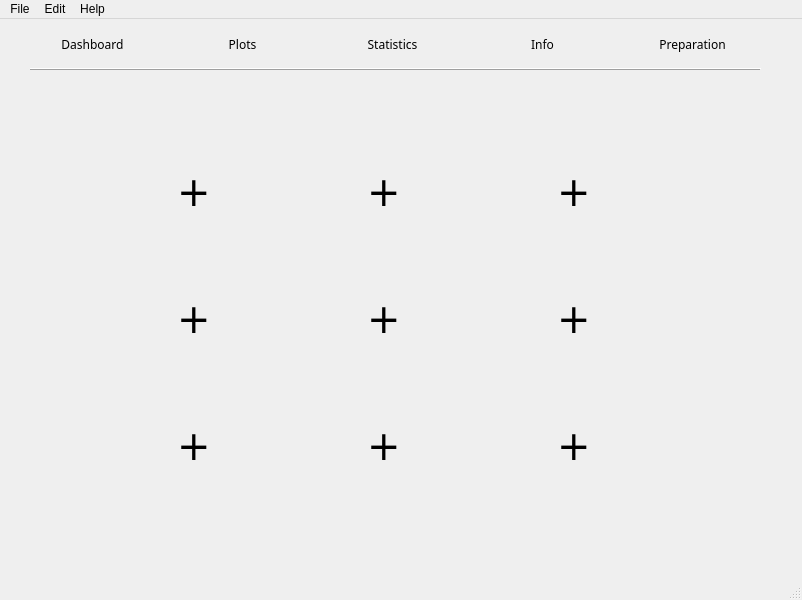
<?xml version="1.0" encoding="UTF-8"?>
<ui version="4.0">
 <class>MainWindow</class>
 <widget class="QMainWindow" name="MainWindow">
  <property name="geometry">
   <rect>
    <x>0</x>
    <y>0</y>
    <width>802</width>
    <height>600</height>
   </rect>
  </property>
  <property name="windowTitle">
   <string>Graphery</string>
  </property>
  <widget class="QWidget" name="centralwidget">
   <widget class="QPushButton" name="pushButton">
    <property name="geometry">
     <rect>
      <x>30</x>
      <y>10</y>
      <width>125</width>
      <height>30</height>
     </rect>
    </property>
    <property name="font">
     <font>
      <family>Yu Gothic</family>
      <weight>50</weight>
      <bold>false</bold>
     </font>
    </property>
    <property name="mouseTracking">
     <bool>false</bool>
    </property>
    <property name="layoutDirection">
     <enum>Qt::LeftToRight</enum>
    </property>
    <property name="autoFillBackground">
     <bool>false</bool>
    </property>
    <property name="text">
     <string>Dashboard</string>
    </property>
    <property name="iconSize">
     <size>
      <width>16</width>
      <height>16</height>
     </size>
    </property>
    <property name="checkable">
     <bool>false</bool>
    </property>
    <property name="flat">
     <bool>true</bool>
    </property>
    <attribute name="buttonGroup">
     <string notr="true">buttonGroup</string>
    </attribute>
   </widget>
   <widget class="QPushButton" name="pushButton_2">
    <property name="geometry">
     <rect>
      <x>180</x>
      <y>10</y>
      <width>125</width>
      <height>30</height>
     </rect>
    </property>
    <property name="font">
     <font>
      <family>Yu Gothic</family>
      <weight>50</weight>
      <bold>false</bold>
     </font>
    </property>
    <property name="layoutDirection">
     <enum>Qt::LeftToRight</enum>
    </property>
    <property name="text">
     <string>Plots</string>
    </property>
    <property name="checkable">
     <bool>false</bool>
    </property>
    <property name="flat">
     <bool>true</bool>
    </property>
    <attribute name="buttonGroup">
     <string notr="true">buttonGroup</string>
    </attribute>
   </widget>
   <widget class="QPushButton" name="pushButton_3">
    <property name="geometry">
     <rect>
      <x>330</x>
      <y>10</y>
      <width>125</width>
      <height>30</height>
     </rect>
    </property>
    <property name="font">
     <font>
      <family>Yu Gothic</family>
      <weight>50</weight>
      <bold>false</bold>
     </font>
    </property>
    <property name="layoutDirection">
     <enum>Qt::LeftToRight</enum>
    </property>
    <property name="text">
     <string>Statistics</string>
    </property>
    <property name="checkable">
     <bool>false</bool>
    </property>
    <property name="flat">
     <bool>true</bool>
    </property>
    <attribute name="buttonGroup">
     <string notr="true">buttonGroup</string>
    </attribute>
   </widget>
   <widget class="QPushButton" name="pushButton_4">
    <property name="geometry">
     <rect>
      <x>480</x>
      <y>10</y>
      <width>125</width>
      <height>30</height>
     </rect>
    </property>
    <property name="font">
     <font>
      <family>Yu Gothic</family>
      <weight>50</weight>
      <bold>false</bold>
     </font>
    </property>
    <property name="layoutDirection">
     <enum>Qt::LeftToRight</enum>
    </property>
    <property name="text">
     <string>Info</string>
    </property>
    <property name="checkable">
     <bool>false</bool>
    </property>
    <property name="flat">
     <bool>true</bool>
    </property>
    <attribute name="buttonGroup">
     <string notr="true">buttonGroup</string>
    </attribute>
   </widget>
   <widget class="QPushButton" name="pushButton_5">
    <property name="geometry">
     <rect>
      <x>630</x>
      <y>10</y>
      <width>125</width>
      <height>30</height>
     </rect>
    </property>
    <property name="font">
     <font>
      <family>Yu Gothic</family>
      <weight>50</weight>
      <bold>false</bold>
     </font>
    </property>
    <property name="layoutDirection">
     <enum>Qt::LeftToRight</enum>
    </property>
    <property name="text">
     <string>Preparation</string>
    </property>
    <property name="checkable">
     <bool>false</bool>
    </property>
    <property name="flat">
     <bool>true</bool>
    </property>
    <attribute name="buttonGroup">
     <string notr="true">buttonGroup</string>
    </attribute>
   </widget>
   <widget class="QWidget" name="widget" native="true">
    <property name="geometry">
     <rect>
      <x>10</x>
      <y>50</y>
      <width>771</width>
      <height>501</height>
     </rect>
    </property>
    <widget class="QWidget" name="">
     <property name="geometry">
      <rect>
       <x>40</x>
       <y>30</y>
       <width>671</width>
       <height>441</height>
      </rect>
     </property>
     <layout class="QGridLayout" name="gridLayout">
      <item row="1" column="1">
       <widget class="QPushButton" name="pushButton_10">
        <property name="sizePolicy">
         <sizepolicy hsizetype="Maximum" vsizetype="Fixed">
          <horstretch>0</horstretch>
          <verstretch>0</verstretch>
         </sizepolicy>
        </property>
        <property name="font">
         <font>
          <family>Verdana</family>
          <pointsize>30</pointsize>
         </font>
        </property>
        <property name="text">
         <string>+</string>
        </property>
        <property name="iconSize">
         <size>
          <width>16</width>
          <height>16</height>
         </size>
        </property>
        <property name="flat">
         <bool>true</bool>
        </property>
        <attribute name="buttonGroup">
         <string notr="true">buttonGroup_2</string>
        </attribute>
       </widget>
      </item>
      <item row="1" column="2">
       <widget class="QPushButton" name="pushButton_11">
        <property name="sizePolicy">
         <sizepolicy hsizetype="Maximum" vsizetype="Fixed">
          <horstretch>0</horstretch>
          <verstretch>0</verstretch>
         </sizepolicy>
        </property>
        <property name="font">
         <font>
          <family>Verdana</family>
          <pointsize>30</pointsize>
         </font>
        </property>
        <property name="text">
         <string>+</string>
        </property>
        <property name="iconSize">
         <size>
          <width>16</width>
          <height>16</height>
         </size>
        </property>
        <property name="flat">
         <bool>true</bool>
        </property>
        <attribute name="buttonGroup">
         <string notr="true">buttonGroup_2</string>
        </attribute>
       </widget>
      </item>
      <item row="2" column="2">
       <widget class="QPushButton" name="pushButton_14">
        <property name="sizePolicy">
         <sizepolicy hsizetype="Maximum" vsizetype="Fixed">
          <horstretch>0</horstretch>
          <verstretch>0</verstretch>
         </sizepolicy>
        </property>
        <property name="font">
         <font>
          <family>Verdana</family>
          <pointsize>30</pointsize>
         </font>
        </property>
        <property name="text">
         <string>+</string>
        </property>
        <property name="iconSize">
         <size>
          <width>16</width>
          <height>16</height>
         </size>
        </property>
        <property name="flat">
         <bool>true</bool>
        </property>
        <attribute name="buttonGroup">
         <string notr="true">buttonGroup_2</string>
        </attribute>
       </widget>
      </item>
      <item row="2" column="1">
       <widget class="QPushButton" name="pushButton_13">
        <property name="sizePolicy">
         <sizepolicy hsizetype="Maximum" vsizetype="Fixed">
          <horstretch>0</horstretch>
          <verstretch>0</verstretch>
         </sizepolicy>
        </property>
        <property name="font">
         <font>
          <family>Verdana</family>
          <pointsize>30</pointsize>
         </font>
        </property>
        <property name="text">
         <string>+</string>
        </property>
        <property name="iconSize">
         <size>
          <width>16</width>
          <height>16</height>
         </size>
        </property>
        <property name="flat">
         <bool>true</bool>
        </property>
        <attribute name="buttonGroup">
         <string notr="true">buttonGroup_2</string>
        </attribute>
       </widget>
      </item>
      <item row="0" column="1">
       <widget class="QPushButton" name="pushButton_7">
        <property name="sizePolicy">
         <sizepolicy hsizetype="Maximum" vsizetype="Fixed">
          <horstretch>0</horstretch>
          <verstretch>0</verstretch>
         </sizepolicy>
        </property>
        <property name="font">
         <font>
          <family>Verdana</family>
          <pointsize>30</pointsize>
         </font>
        </property>
        <property name="text">
         <string>+</string>
        </property>
        <property name="iconSize">
         <size>
          <width>16</width>
          <height>16</height>
         </size>
        </property>
        <property name="flat">
         <bool>true</bool>
        </property>
        <attribute name="buttonGroup">
         <string notr="true">buttonGroup_2</string>
        </attribute>
       </widget>
      </item>
      <item row="2" column="0">
       <widget class="QPushButton" name="pushButton_12">
        <property name="sizePolicy">
         <sizepolicy hsizetype="Maximum" vsizetype="Fixed">
          <horstretch>0</horstretch>
          <verstretch>0</verstretch>
         </sizepolicy>
        </property>
        <property name="font">
         <font>
          <family>Verdana</family>
          <pointsize>30</pointsize>
         </font>
        </property>
        <property name="text">
         <string>+</string>
        </property>
        <property name="iconSize">
         <size>
          <width>16</width>
          <height>16</height>
         </size>
        </property>
        <property name="flat">
         <bool>true</bool>
        </property>
        <attribute name="buttonGroup">
         <string notr="true">buttonGroup_2</string>
        </attribute>
       </widget>
      </item>
      <item row="0" column="2">
       <widget class="QPushButton" name="pushButton_8">
        <property name="sizePolicy">
         <sizepolicy hsizetype="Maximum" vsizetype="Fixed">
          <horstretch>0</horstretch>
          <verstretch>0</verstretch>
         </sizepolicy>
        </property>
        <property name="font">
         <font>
          <family>Verdana</family>
          <pointsize>30</pointsize>
         </font>
        </property>
        <property name="text">
         <string>+</string>
        </property>
        <property name="iconSize">
         <size>
          <width>16</width>
          <height>16</height>
         </size>
        </property>
        <property name="flat">
         <bool>true</bool>
        </property>
        <attribute name="buttonGroup">
         <string notr="true">buttonGroup_2</string>
        </attribute>
       </widget>
      </item>
      <item row="1" column="0">
       <widget class="QPushButton" name="pushButton_9">
        <property name="sizePolicy">
         <sizepolicy hsizetype="Maximum" vsizetype="Fixed">
          <horstretch>0</horstretch>
          <verstretch>0</verstretch>
         </sizepolicy>
        </property>
        <property name="font">
         <font>
          <family>Verdana</family>
          <pointsize>30</pointsize>
         </font>
        </property>
        <property name="text">
         <string>+</string>
        </property>
        <property name="iconSize">
         <size>
          <width>16</width>
          <height>16</height>
         </size>
        </property>
        <property name="flat">
         <bool>true</bool>
        </property>
        <attribute name="buttonGroup">
         <string notr="true">buttonGroup_2</string>
        </attribute>
       </widget>
      </item>
      <item row="0" column="0">
       <widget class="QPushButton" name="pushButton_6">
        <property name="sizePolicy">
         <sizepolicy hsizetype="Maximum" vsizetype="Fixed">
          <horstretch>0</horstretch>
          <verstretch>0</verstretch>
         </sizepolicy>
        </property>
        <property name="font">
         <font>
          <family>Verdana</family>
          <pointsize>30</pointsize>
         </font>
        </property>
        <property name="text">
         <string>+</string>
        </property>
        <property name="iconSize">
         <size>
          <width>16</width>
          <height>16</height>
         </size>
        </property>
        <property name="flat">
         <bool>true</bool>
        </property>
        <attribute name="buttonGroup">
         <string notr="true">buttonGroup_2</string>
        </attribute>
       </widget>
      </item>
     </layout>
    </widget>
   </widget>
   <widget class="Line" name="line">
    <property name="geometry">
     <rect>
      <x>30</x>
      <y>40</y>
      <width>731</width>
      <height>20</height>
     </rect>
    </property>
    <property name="font">
     <font>
      <pointsize>10</pointsize>
     </font>
    </property>
    <property name="frameShadow">
     <enum>QFrame::Raised</enum>
    </property>
    <property name="orientation">
     <enum>Qt::Horizontal</enum>
    </property>
   </widget>
  </widget>
  <widget class="QMenuBar" name="menubar">
   <property name="geometry">
    <rect>
     <x>0</x>
     <y>0</y>
     <width>802</width>
     <height>22</height>
    </rect>
   </property>
   <widget class="QMenu" name="menuFile">
    <property name="title">
     <string>File</string>
    </property>
    <addaction name="actionExit"/>
   </widget>
   <widget class="QMenu" name="menuEdit">
    <property name="title">
     <string>Edit</string>
    </property>
    <addaction name="actionUndo"/>
   </widget>
   <widget class="QMenu" name="menuHelp">
    <property name="title">
     <string>Help</string>
    </property>
    <addaction name="actionHelp"/>
   </widget>
   <addaction name="menuFile"/>
   <addaction name="menuEdit"/>
   <addaction name="menuHelp"/>
  </widget>
  <widget class="QStatusBar" name="statusbar">
   <property name="sizeGripEnabled">
    <bool>true</bool>
   </property>
  </widget>
  <action name="actionExit">
   <property name="text">
    <string>Exit</string>
   </property>
  </action>
  <action name="actionUndo">
   <property name="text">
    <string>Undo</string>
   </property>
  </action>
  <action name="actionHelp">
   <property name="text">
    <string>Help</string>
   </property>
  </action>
 </widget>
 <resources/>
 <connections/>
 <buttongroups>
  <buttongroup name="buttonGroup"/>
  <buttongroup name="buttonGroup_2"/>
 </buttongroups>
</ui>
